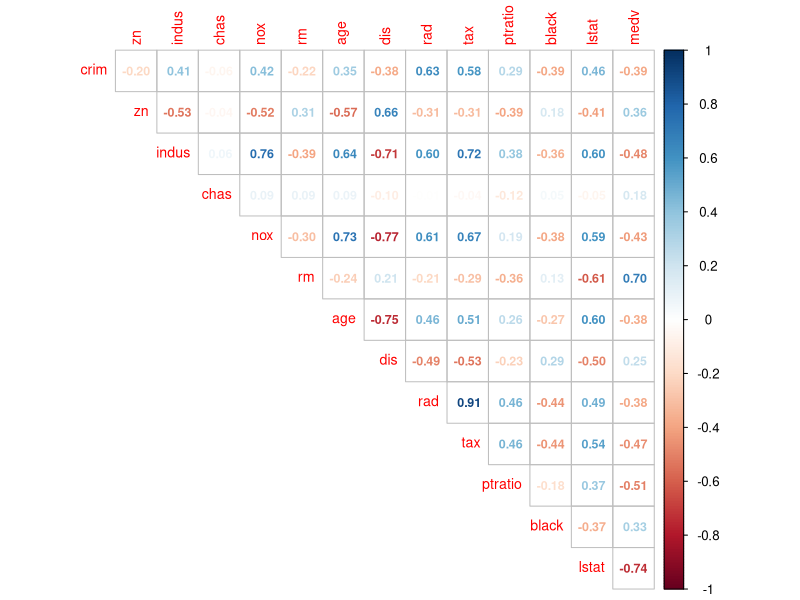
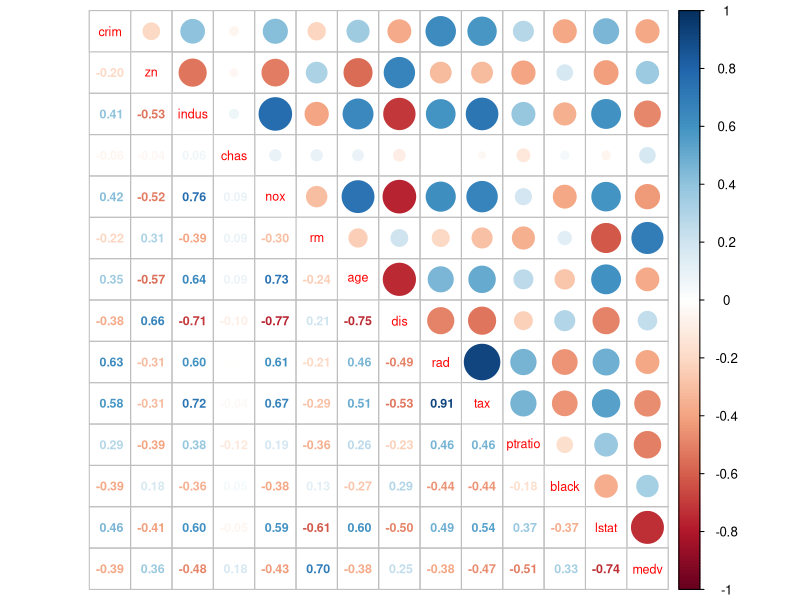
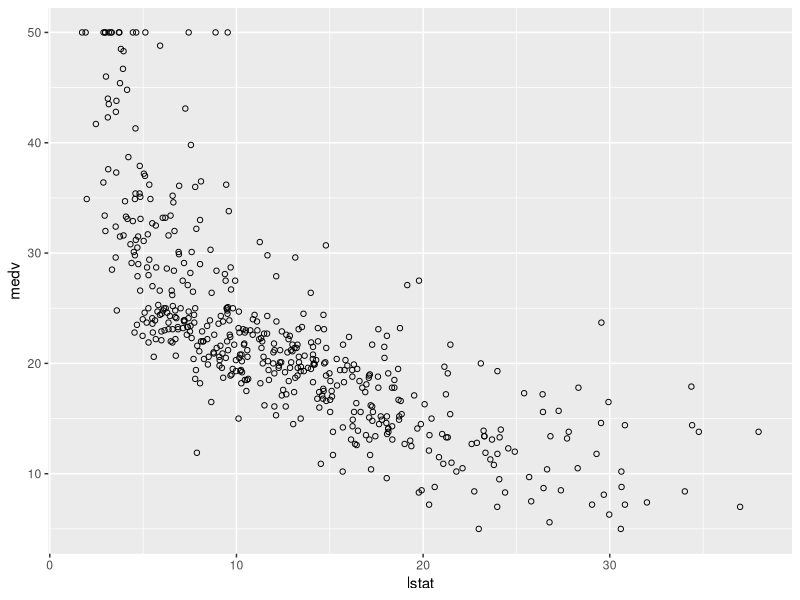
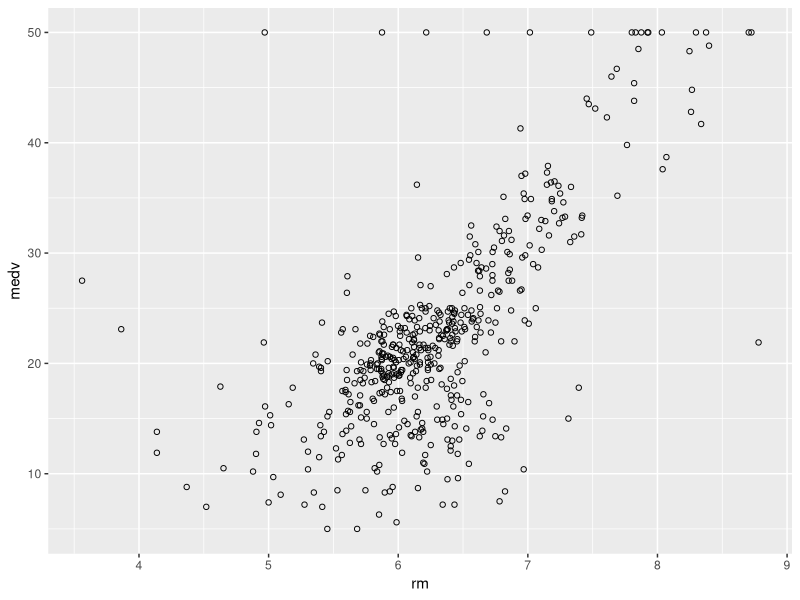
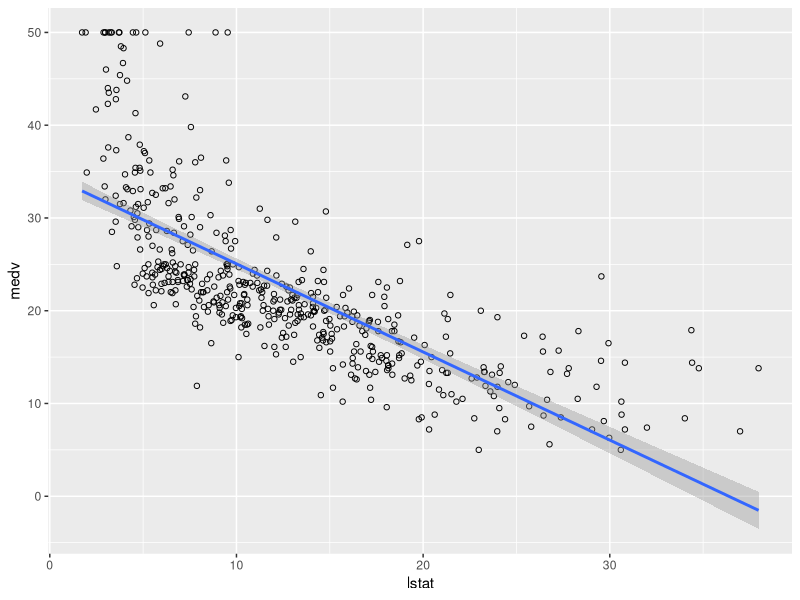
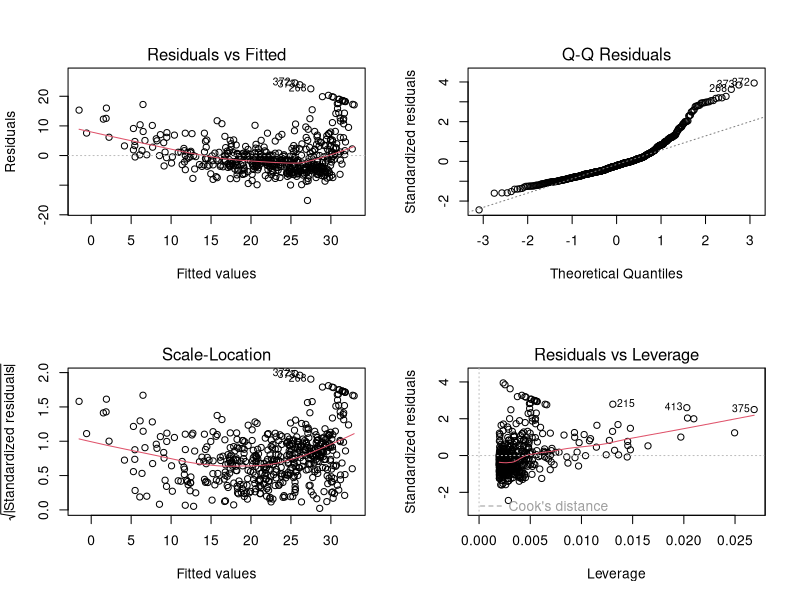
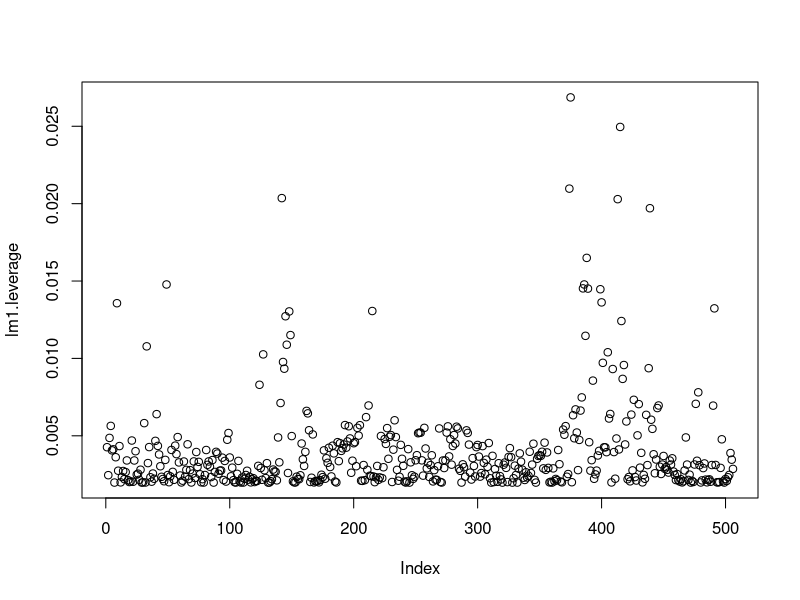
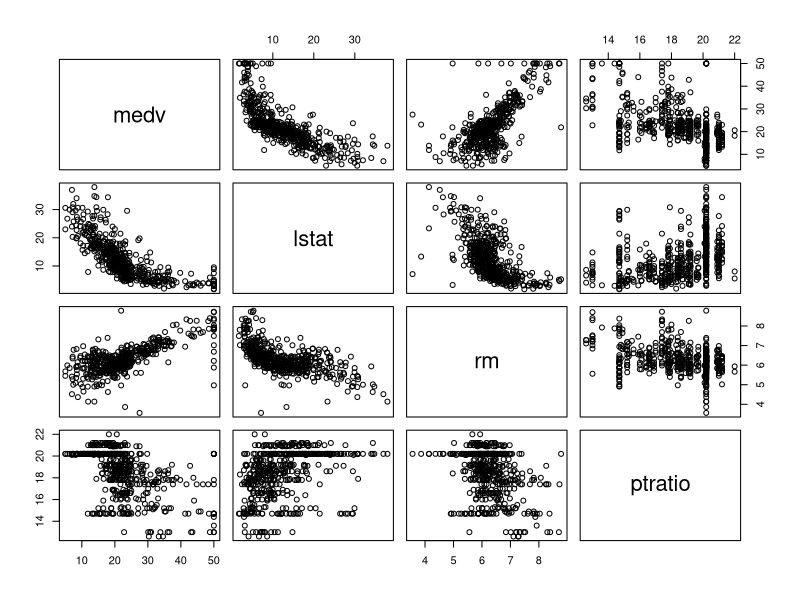

The R source for these figures, in order:
##########################
# Linear Regression
##########################

# load MASS, corrplot and ggplot2
library(MASS)
#install.packages('corrplot')
library(corrplot)
library(ggplot2)

# examine the structure of the Boston dataset
str(Boston)

# bring out the docs for the dataset 
?Boston

# compute the correlation matrix
corr.matrix <- cor(Boston)

# one option for plotting correlations: using colors to represent the extent of correlation
corrplot(corr.matrix, method = "number", type = "upper", diag = FALSE, number.cex=0.75, tl.cex = 0.85)

# another option, with both colors and exact correlation scores
corrplot.mixed(corr.matrix, tl.cex=0.75, number.cex=0.75)

#  plot *lstat* against the response variable
p1 <- ggplot(data = Boston, mapping = aes(x = lstat, y = medv)) +
geom_point(shape = 1)
p1

#  plot *rm* against the response variable
p2 <- ggplot(data = Boston, mapping = aes(x = rm, y = medv)) +
geom_point(shape = 1)
p2

##########################
# Simple Linear Regression
##########################

# build an lm model with a formula: medv ~ lstat 
lm1 <- lm(medv ~ lstat, data = Boston)

# print the model summary
summary(lm1)

# print all attributes stored in the fitted model 
names(lm1)

# print the coefficients
lm1$coefficients

# print the coefficients with the coef() f.
coef(lm1)

# compute the RSS
lm1_rss <- sum(lm1$residuals^2)
lm1_rss

# compute 95% confidence interval
confint(lm1, level = 0.95)

##########################
## Making predictions
##########################

# create a test data frame containing only lstat variable and three observations: 5, 10, 15
df.test <- data.frame(lstat=c(5, 10, 15))

# calculate the predictions with the fitted model over the test data
predict(lm1, newdata = df.test)

# calculate the predictions with the fitted model over the test data, including the confidence interval
predict(lm1, newdata = df.test, interval = "confidence")

# calculate the predictions with the fitted model over the test data, including the prediction interval
predict(lm1, newdata = df.test, interval = "predict")

# plot the data points and the regression line
ggplot(data = Boston, mapping = aes(x = lstat, y = medv)) +
  geom_point(shape = 1) +
  geom_smooth(method = "lm")

##########################
## Diagnostic Plots
##########################

# split the plotting area into 4 cells
par(mfrow=c(2,2))

# print the diagnostic plots
plot(lm1)

# reset the plotting area
par(mfrow=c(1,1)) 

# compute the leverage statistic
lm1.leverage <- hatvalues(lm1)
plot(lm1.leverage)

# calculate the number of high leverage points 
n <- nrow(Boston)
p <- 1
cutoff <- 2*(p+1)/n
length(which(lm1.leverage > cutoff))

###############################
## Multiple Linear Regression
###############################

# generate the scatterplots for variables medv, lstat, rm, ptratio
pairs(~medv + lstat + rm + ptratio, data = Boston)

# install.packages('caret')
library(caret)

# assure the replicability of the results by setting the seed 
set.seed(123)

# generate indices of the observations to be selected for the training set
train.indices <- createDataPartition(Boston$medv, p = 0.80, list = FALSE)

# select observations at the positions defined by the train.indices vector
train.boston <- Boston[train.indices,]

# select observations at the positions that are NOT in the train.indices vector
test.boston <- Boston[-train.indices,]

# print the summary of both train and test sets
summary(train.boston$medv)
summary(test.boston$medv)

# build an lm model with a train dataset using the formula: medv ~ lstat + rm + ptratio
lm2 <- lm(medv ~ lstat + rm + ptratio, data = train.boston)

# print the model summary
summary(lm2)

# calculate the predictions with the lm2 model over the test data
lm2.predict <- predict(lm2, newdata = test.boston)

# print out a few predictions
head(lm2.predict)

# combine the test set with the predictions
test.boston.lm2 <- cbind(test.boston, pred = lm2.predict) 

# plot actual (medv) vs. predicted values
ggplot() + 
  geom_density(data = test.boston.lm2, mapping = aes(x=medv, color = 'real')) +
  geom_density(data = test.boston.lm2, mapping = aes(x=pred, color = 'predicted')) +
  scale_colour_discrete(name ="medv distribution")

# calculate RSS
lm2.test.RSS <- sum((lm2.predict - test.boston$medv)^2)

# calculate TSS
lm.test.TSS <- sum((mean(train.boston$medv) - test.boston$medv)^2)

# calculate R-squared on the test data
lm2.test.R2 <- 1 - lm2.test.RSS/lm.test.TSS
lm2.test.R2

# calculate RMSE
lm2.test.RMSE <- sqrt(lm2.test.RSS/nrow(test.boston))
lm2.test.RMSE

# compare medv mean to the RMSE
mean(test.boston$medv)
lm2.test.RMSE/mean(test.boston$medv)

# build an lm model with the training set using all of the variables
lm3 <- lm(medv ~ ., data = train.boston) # note the use of '.' to mean all variables

# print the model summary
summary(lm3)

# calculate the predictions with the lm3 model over the test data
lm3.predict <- predict(lm3, newdata = test.boston)

# print out a few predictions
head(lm3.predict)

# combine the test set with the predictions
test.boston.lm3 <- cbind(test.boston, pred = lm3.predict) 

# plot actual (medv) vs. predicted values
ggplot() + 
  geom_density(data = test.boston.lm3, mapping = aes(x=medv, color = 'real')) +
  geom_density(data = test.boston.lm3, mapping = aes(x=pred, color = 'predicted')) +
  scale_colour_discrete(name ="medv distribution")

# calculate RSS
lm3.test.RSS <- sum((lm3.predict - test.boston$medv)^2)

# calculate R-squared on the test data
lm3.test.R2 <- 1 - lm3.test.RSS/lm.test.TSS
lm3.test.R2

# calculate RMSE
lm3.test.RMSE <- sqrt(lm3.test.RSS/nrow(test.boston))
lm3.test.RMSE

# load the 'car' package
library(car)

# calculate vif
vif(lm3)

# calculate square root of the VIF
sqrt(vif(lm3))
